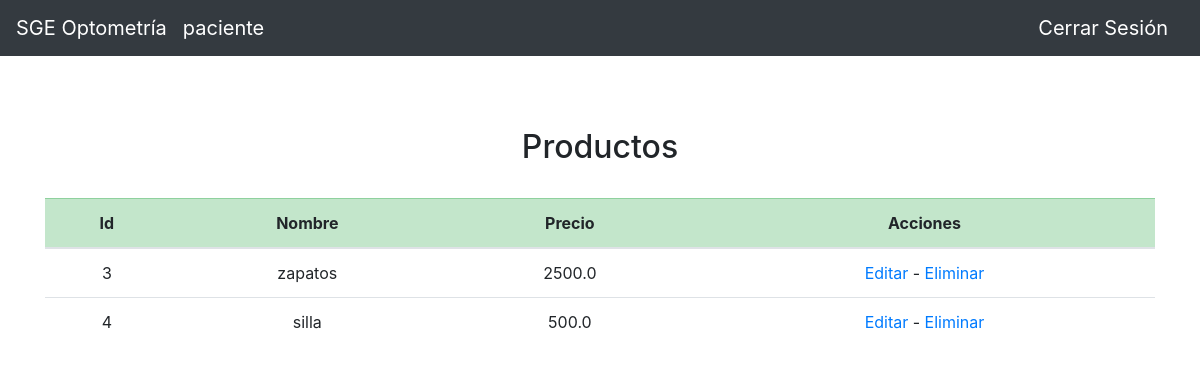
Before: /optometria/producto/ (signed in) with the older database file.
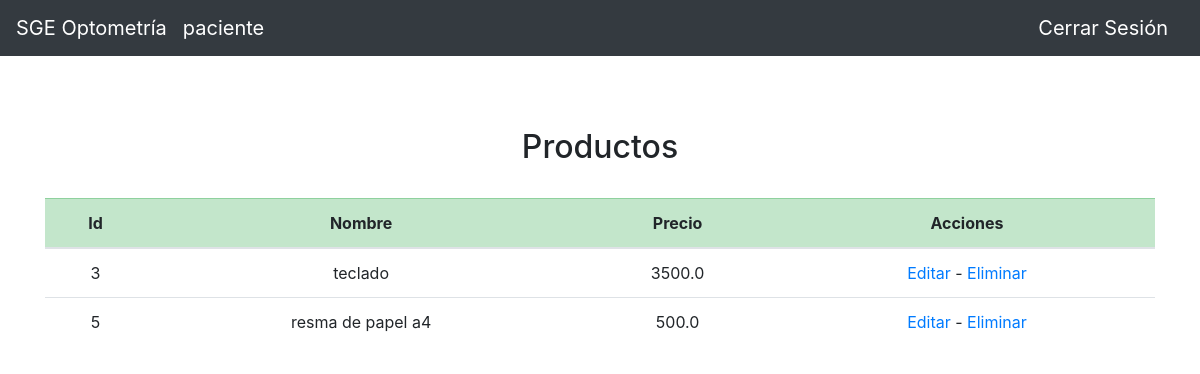
After: the same page with the newer database file.
### user/models.py (models this page shows)
class User(AbstractUser):
    roles = [
        ('secretario','Secretario'),
        ('medicos','Medico'),
        ('venta','Ventas'),
        ('taller','Taller'),
        ('gerencia','Gerente'),
        ('paciente','Paciente')]
    rol = models.CharField(max_length=16, choices=roles, default='paciente')

### optometria/models.py (models this page shows, shortened)
class Producto(models.Model):
    nombre = models.CharField(max_length=32)
    precio = models.FloatField()

### optometria/views.py (the view)
# urls.py: path('producto/', views.ver_producto, name='ver_producto'),
def ver_producto(request):
    if len(Producto.objects.all()) > 0:
        data = Producto.objects.all()
    else:
        data = None
    return render(request, 'optometria/ver_producto.html',{
        'grupo': request.user.rol,
        'data': data,
        })

### optometria/templates/optometria/ver_producto.html (shortened to what this page needs)
{% extends "optometria/new_layout.html" %}
{% block body %}
<br>
{% if data %}
    <h2><center>Productos</center></h2>
    <br>
    <div class="table-responsive">
        <table class="table table-hover">
            <thead>
                <tr class="table-success">
                    <th scope="col"><center>Id</center></th>
                    <th scope="col"><center>Nombre</center></th>
                    <th scope="col"><center>Precio</center></th>
                    <th scope="col"><center>Acciones</center></th>
                </tr>
            </thead>
            <tbody>
            {% for producto in data %}
                <tr>
                    <td><center>{{producto.id}}</center></td>
                    <td><center>{{producto.nombre}}</center></td>
                    <td><center>{{producto.precio}}</center></td>
                    <td><center><a href="{% url 'optometria:editar_producto' producto.id%}">Editar</a>
                    <a> - </a>
                    <a href="{% url 'optometria:eliminar_producto' producto.id%}">Eliminar</a>
                    </center></td>
                    </tr>
            {% endfor %}
            </tbody>
        </table>
    </div>
{% else %}
    <h2><center>No hay productos registrados.</center></h2>
    <br>
{% endif %}
{% endblock %}

### optometria/templates/optometria/new_layout.html (shortened to what this page needs)
{% load static %}
<!doctype html>
<html lang="en">
  <head>
    <link rel="stylesheet" href="https://cdn.jsdelivr.net/npm/bootstrap@4.5.3/dist/css/bootstrap.min.css">
  </head>
  <body>
  <nav class="navbar navbar-expand-lg navbar-dark bg-dark">
  <a class="navbar-brand" href="{% url 'optometria:index' %}">SGE Optometría</a>
  <a class="navbar-brand">{{grupo}}</a>
  <div class="collapse navbar-collapse" id="navbarSupportedContent">
    <ul class="nav navbar-nav navbar-right">
      <li><a class="navbar-brand" href="{% url 'usuarios:logout' %}">Cerrar Sesión</a></li>
    </ul>
  </div>
</nav>
<div class='container'>
<br><br>
    {% block body %}
    {% endblock %}
</div>
  </body>
</html>

Changed rows visible on the page:
removed Producto: id "4", nombre "silla", precio "500.0"
changed Producto id 3: nombre "zapatos" → "teclado"; precio "2500.0" → "3500.0"
added Producto: id "5", nombre "resma de papel a4", precio "500.0"
